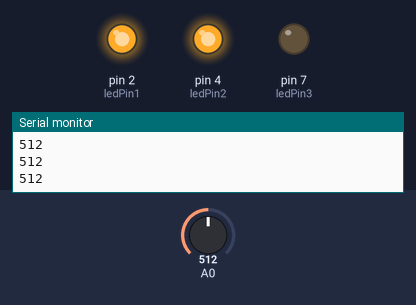
Simulated run of this sketch. Board: Arduino Uno, built with avr-gcc and run on an emulated ATmega328P. Shown: output pins drawn as LEDs (lit = HIGH), the last lines printed to the serial monitor. Inputs (shaded band) come from the test bench; at power-on: A0 = 512.

Above: at 1.2 s.
1.3 s: A0 set to 492
At 2.5 s:
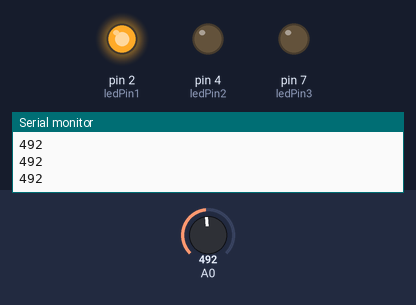
2.8 s: A0 set to 357
4.3 s: A0 set to 342
At 4.8 s:
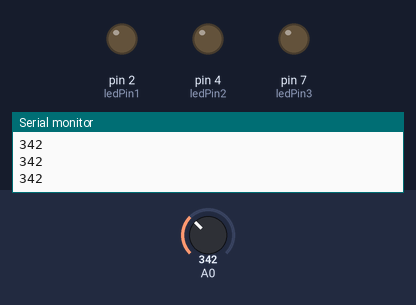
5.8 s: A0 set to 1010
At 6.1 s:
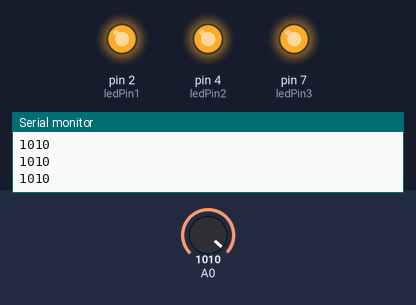
7.3 s: A0 set to 993
At 8.3 s:
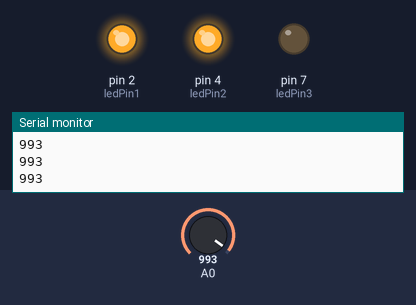
8.8 s: A0 set to 1023
At 9.6 s:
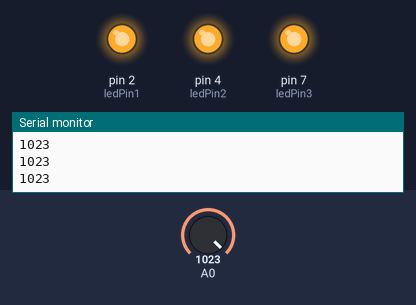
Timing chart, 0 to 11.3 s (numbered marks = the images above; inputs shaded):
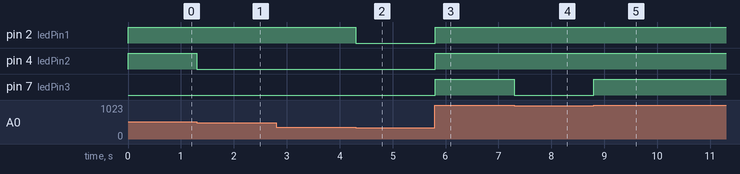

Measured:
- the behaviour switches between 500 and 499 on A0 (found by bisection; images 0 and 1)
- the behaviour switches between 350 and 349 on A0 (found by bisection; images 1 and 2)
- the behaviour switches between 1000 and 999 on A0 (found by bisection; images 3 and 4)
- after the input at 1.3 s, pin 4 (ledPin2): HIGH → LOW at once
- after the input at 4.3 s, pin 2 (ledPin1): HIGH → LOW at once
- after the input at 5.8 s, pin 2 (ledPin1), pin 4 (ledPin2), pin 7 (ledPin3): LOW → HIGH at once
- after the input at 7.3 s, pin 7 (ledPin3): HIGH → LOW at once
- after the input at 8.8 s, pin 7 (ledPin3): LOW → HIGH at once

The sketch:

photoresistor_lighting_control1.ino
```cpp
int ledPin1 = 2;
int ledPin2 = 4;
int ledPin3 = 7;

void setup()
{
  pinMode(ledPin1, OUTPUT);
  pinMode(ledPin2, OUTPUT);
  pinMode(ledPin3, OUTPUT);
  pinMode(A0, INPUT);
  Serial.begin(9600);
}

void loop()
{
  int sensorValue = analogRead(A0);
  if (sensorValue >= 1000) {
    //dark
    digitalWrite(ledPin1, HIGH);
    digitalWrite(ledPin2, HIGH);
    digitalWrite(ledPin3, HIGH);
  }
  else if (sensorValue < 1000 && sensorValue >= 500) {
    digitalWrite(ledPin1, HIGH);
    digitalWrite(ledPin2, HIGH);
    digitalWrite(ledPin3, LOW);
  }
  else if (sensorValue < 500 && sensorValue >= 350) {
    digitalWrite(ledPin1, HIGH);
    digitalWrite(ledPin2, LOW);
    digitalWrite(ledPin3, LOW);
  }
  else { // bright
    digitalWrite(ledPin1, LOW);
    digitalWrite(ledPin2, LOW);
    digitalWrite(ledPin3, LOW);
  }
  Serial.println(sensorValue);
}

//dark-brigh

// Vout = R2/(R1+R2)*Vin

// R2 - photo resistor
// R1 - fixed resistor
```
